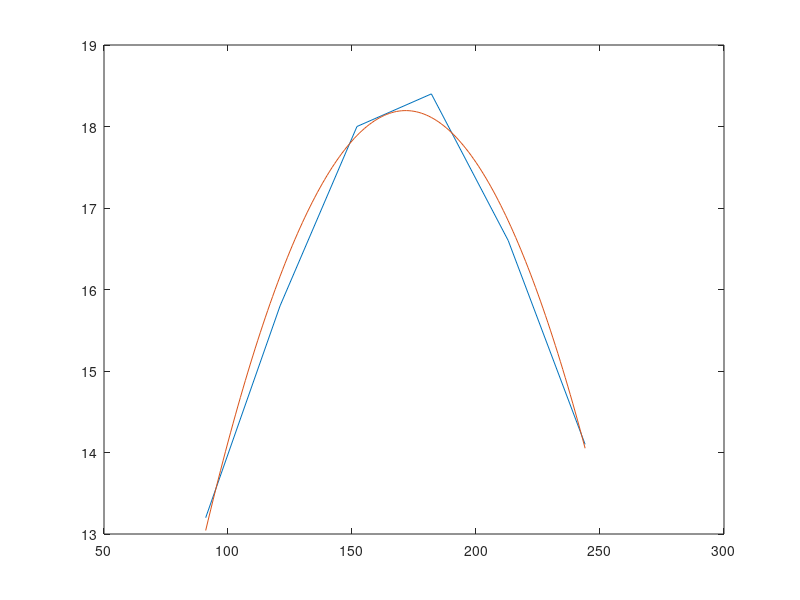

Reproduce this figure in MATLAB.
x = [91 121 152 182 213 244];
y = [13.2 15.8 18.0 18.4 16.6 14.1];
A = [x'.^2 x' ones(size(x'))];
coeffs = A\y';
f = @(x) coeffs(1)*x.^2 + coeffs(2)*x + coeffs(3);

plot(x, y);
hold on;
x = [91:244];
plot(x, f(x))